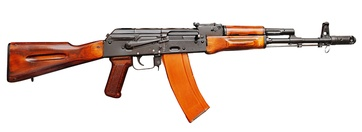
#> input picture original_images/01.jpg, 362 x 132 px, shrunk from 799 x 292 before the run
$ jupyter execute --allow-errors FeatureDetection.ipynb   (shell and % lines are left out)   (Python 2 division)
#> lines starting #> are read from the running program, lines starting #| are printed output that depends on the picture
[cell 1]
import cv2
import numpy as np
from matplotlib import pyplot as plt
#%matplotlib inline

[cell 2]
images = {
    "reference": {"filename":"../original_images/01.jpg"},
    "sterile_test": {"filename": "../original_images/02.jpg"},
    "real_world": {"filename": "../original_images/05.png"}
                    }
for image in images:
    images[image]["image"] = cv2.imread(images[image]["filename"])
    images[image]["image"] = cv2.cvtColor(images[image]["image"], cv2.COLOR_BGR2RGB)

[cell 3]
fig, axes = plt.subplots(len(images))
fig.set_size_inches(6, 2.5*len(images))
for index, image in enumerate(["reference", "sterile_test", "real_world"]):
    axes[index].imshow(images[image]["image"])
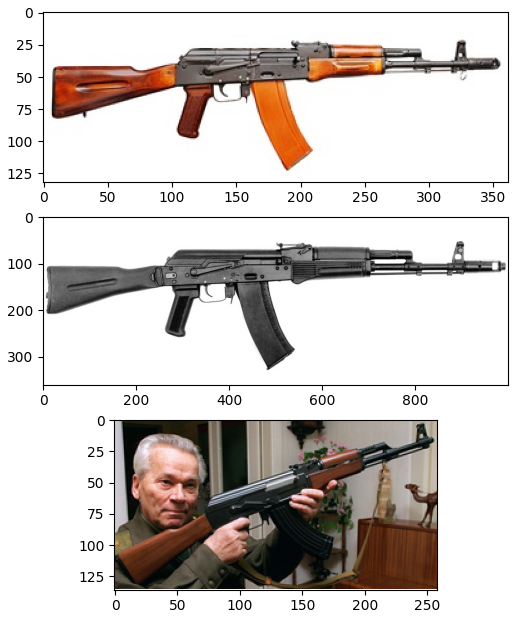
#> figure drawn by matplotlib, 3 panels

#> (a cell that did not finish here is left out)

[cell 5]
image = images["reference"]["image"]
#> (the rest of this cell did not finish here and is left out)

Compute features
================

[cell 6]
def compute_features(image, detector_alg, descriptor_alg=None):
    data = image["image"]
    if descriptor_alg in detectors:
        kps, descriptors = detectors[descriptor_alg].detectAndCompute(data, None)
    elif descriptor_alg in descriptors_only:
        kps = detectors[detector_alg].detect(data)
        kps, descriptors = descriptors_only[descriptor_alg].compute(data, kps)
    else:
        raise ValueError("unknown algorithm passed to descriptor stage")
    image["kps"] = kps
    image["descriptors"] = descriptors
    return image

Match keypoint descriptors
==========================

[cell 7]
# [38 lines left out: function perspective_match, not called in this run]

[cell 8]
# [14 lines left out: function draw_matches, not called in this run]

[cell 9]
def wrapper(reference, unknown, detector_alg,
            descriptor_alg=None, use_flann=False,
            min_match_count=5):
    if not descriptor_alg:
        descriptor_alg = detector_alg
    reference_features = compute_features(reference,
                                          detector_alg,
                                          descriptor_alg)
    unknown_features = compute_features(unknown,
                                        detector_alg,
                                        descriptor_alg)
    matchesMask, good_pts = perspective_match(reference_features,
                                              unknown_features,
                                             use_flann=use_flann,
                                             min_match_count=min_match_count)
    fig = draw_matches(reference_features, unknown_features,
                 matchesMask, good_pts)
    fig.gca().set_title("keypoints: {}, detector: {}, Matcher: {}".format(
        detector_alg, descriptor_alg,
        "FLANN" if use_flann else "Brute Force"))

#> (a cell that did not finish here is left out)

#> (a cell that did not finish here is left out)
